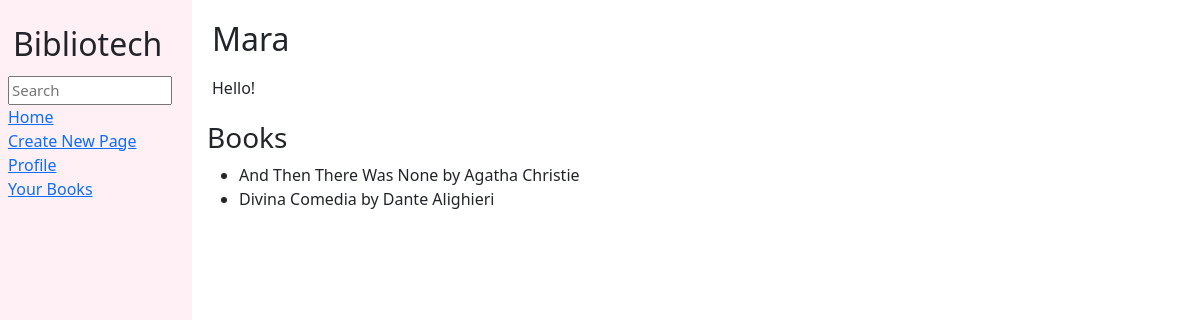
Page /Mara on the committed database.
### community/models.py (models this page shows, shortened)
class Library(models.Model):
    title=models.CharField(max_length=64)
    description=models.CharField(max_length=64)
    privacy=models.CharField(choices=CHOICES, default="private",max_length=64)
    objects=models.Manager()

### user/models.py (models this page shows)
class Book(models.Model):
    title=models.CharField(max_length=64)
    author=models.CharField(max_length=64)
    library=models.ManyToManyField(Library,related_name="books")
    objects = models.Manager()
    def __str__(self):
        return f"{self.title} by {self.author}"

### community/views.py (the view)
# urls.py: path('<str:title>',views.library, name="library")
def library(request,title):
    library=Library.objects.get(title=title)
    books=library.books.all()
    return render(request, "community/library.html",{
        "data": Library.objects.all(),
        "title":title,
        "books":books
    })

### community/templates/community/library.html (shortened to what this page needs)
{% extends 'community/layout.html' %}
<!--{% load static %}
{% block style %}
    <link href="static/library.css" rel="stylesheet">
{% endblock %}
{% block body %}
    {% for library in data %}
        {% if library.title == title %}
            <h2>{{library.title}}</h2>
            <p>{{library.description}}</p>
        {% endif %}
    {% endfor %}
    <h3>Books</h3>
    <ul>
        {% for book in books %}
            <li>{{ book }}</li>
        {% empty %}
            <p>No books yet!</p>
        {% endfor %}
    </ul>
{% endblock %}

### community/static/community/style.css (style rules this page uses)
h2 { padding-top: 10%; padding-bottom: 10%; }

### community/static/community/library.css (style rules this page uses)
div h2 { padding:5px; }
div p { padding:5px; }

### rows in the picture
Library: title "Mara", description "Hello!"
Book: title+author "And Then There Was None by Agatha Christie"
Book: title+author "Divina Comedia by Dante Alighieri"
